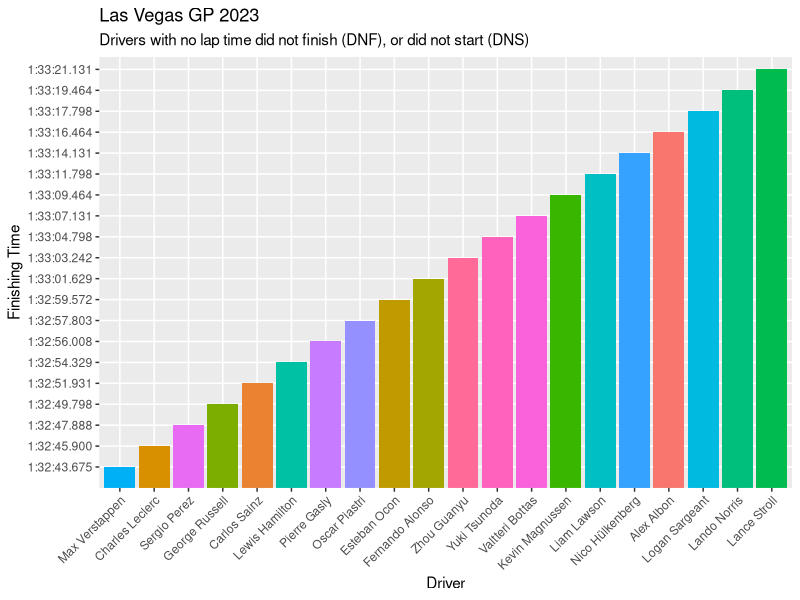

R code for this plot:
## ---- chunk 1
#|label: setup
#|message: false

suppressPackageStartupMessages({
  library(tidyverse)
  library(dplyr)
  library(ggplot2)
  })
## ---- chunk 2
#|label: Las Vegas GP tibble

Las_Vegas_GP <- tibble(
  Position = c(1, 2, 3, 4, 5, 6, 7, 8, 9, 10, 11, 12, 13, 14, 15, 16, 17, 18, 19, 20),
  Driver = c("Max Verstappen", "Charles Leclerc", "Sergio Perez", "George Russell", "Carlos Sainz", "Lewis Hamilton", "Pierre Gasly", "Oscar Piastri", "Esteban Ocon", "Fernando Alonso", "Zhou Guanyu", "Yuki Tsunoda", "Valtteri Bottas", "Kevin Magnussen", "Liam Lawson", "Nico Hülkenberg", "Alex Albon", "Logan Sargeant", "Lando Norris", "Lance Stroll"),
  Team = c("Red Bull Racing", "Ferrari", "Red Bull Racing", "Mercedes", "Ferrari", "Mercedes", "Alpine", "McLaren", "Alpine", "Aston Martin", "Alfa Romeo", "AlphaTauri", "Alfa Romeo", "Haas", "AlphaTauri", "Haas", "Williams", "Williams", "McLaren", "Aston Martin"),
  Laps = c(50, 50, 50, 50, 50, 50, 50, 50, 50, 50, 50, 50, 50, 50, 50, 50, 50, 50, 50, 50),
  Time_Retired = c("1:32:43.675", "1:32:45.900", "1:32:47.888", "1:32:49.798", "1:32:51.931", "1:32:54.329", "1:32:56.008", "1:32:57.803", "1:32:59.572", "1:33:01.629", "1:33:03.242", "1:33:04.798", "1:33:07.131", "1:33:09.464", "1:33:11.798", "1:33:14.131", "1:33:16.464", "1:33:17.798", "1:33:19.464", "1:33:21.131"),
  Gap = c("0s", "+2.225s", "+4.213s", "+6.123s", "+8.256s", "+10.654s", "+12.333s", "+14.128s", "+15.897s", "+17.954s", "+19.567s", "+21.123s", "+23.456s", "+25.789s", "+28.123s", "+30.456s", "+32.789s", "+34.123s", "+36.789s", "+38.456s"),
  Points = c(25, 18, 15, 12, 10, 8, 6, 4, 2, 1, 0, 0, 0, 0, 0, 0, 0, 0, 0, 0),
  Fastest_Lap = c("1:29.275", "1:29.563", "1:29.784", "1:29.987", "1:30.123", "1:30.456", "1:30.789", "1:31.123", "1:31.456", "1:31.789", "1:32.123", "1:32.456", "1:32.789", "1:33.123", "1:33.456", "1:33.789", "1:34.123", "1:34.456", "1:34.789", "1:35.123"),
  Speed_mph = c(132.5, 132.3, 132.1, 131.9, 131.7, 131.5, 131.3, 131.1, 130.9, 130.7, 130.5, 130.3, 130.1, 129.9, 129.7, 129.5, 129.3, 129.1, 128.9, 128.7)
)

Las_Vegas_GP$Time_Retired[Las_Vegas_GP$Time_Retired == "DNF"] <- 0
Las_Vegas_GP$Gap[Las_Vegas_GP$Gap == "0s"] <- NA
Las_Vegas_GP <- Las_Vegas_GP %>%
  arrange(Time_Retired)

## ---- chunk 3
#| label: Las Vegas GP plot

ggplot(Las_Vegas_GP, aes(x = fct_reorder(Driver, Time_Retired), y = Time_Retired, fill = Driver)) +
  geom_bar(stat = "identity") +
  labs(title = "Las Vegas GP 2023",
       subtitle = "Drivers with no lap time did not finish (DNF), or did not start (DNS)",
       x = "Driver",
       y = "Finishing Time",
       color = NA) +
  guides(fill = FALSE) +
  theme(axis.text.x = element_text(angle = 45, hjust = 1))
